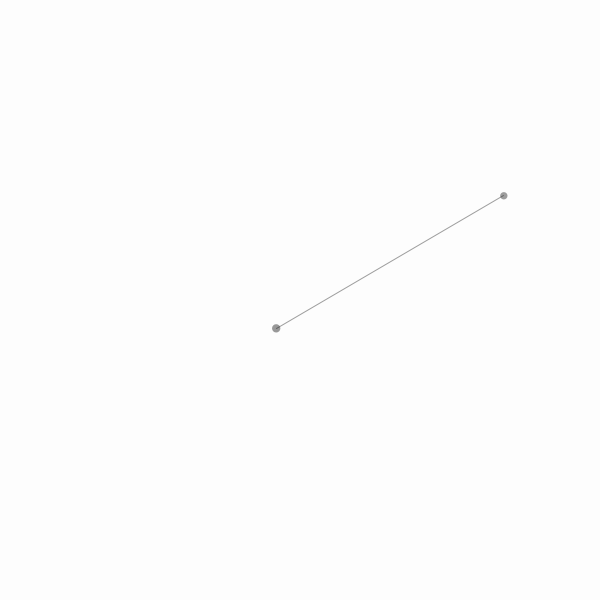
Frame 1 (no input)
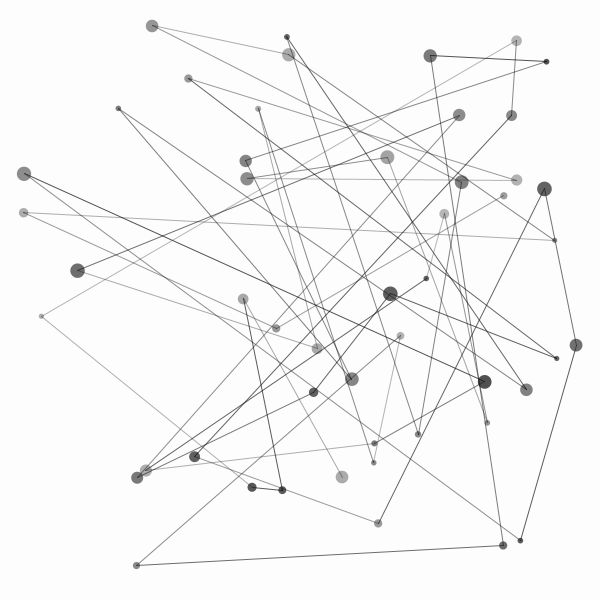
Frame 60 (the mouse pressed at the canvas centre just before this capture)
Frame 120 (the mouse held since frame 60 and released just before this capture): identical to frame 60, image omitted

The Processing sketch that drew these frames (run headless with seeded random() and noise(); from frame 60 on, the mouse is pressed at the canvas centre):

// Processing sketch: nithi_walldrawing118
// ── nithi_walldrawing118.pde
int i; 
float border = 15;  //MARGIN
float x1;
float y1;
float di;

//ADD THE VARIATION OF SHADE
float fiftyShadeOfGrey = random(0,50);
float alph = random(80,200);

void setup() {
 size(600,600);
 background(random(230,255));
 smooth();
 
 //DRAW THE FIRST POINT AT THE FIRST RANDOM POSITION
 di = random(5,15);
 x1 = random(border,width-border);
 y1 = random(border,height-border);
 fill(fiftyShadeOfGrey,fiftyShadeOfGrey,fiftyShadeOfGrey, alph);
 noStroke();
 ellipse(x1,y1,di,di);
 
 
}


void draw() {
  // CREATE OTHER 49 POINTS & CONNECTING LINE
  if ( i < 49 ) {
    // CREATE A NEW RANDOM POSITION
    float x2 = random(border,width-border);
    float y2 = random(border,height-border);
    
    // DRAW THE LINE FROM AN OLD POSITION TO A NEW POSITION
    stroke(fiftyShadeOfGrey,fiftyShadeOfGrey,fiftyShadeOfGrey, alph);
    line (x1,y1,x2,y2); // DRAW
    
    // NOW X1 and Y1 REFER TO THE NEW POSITION
    x1 = x2;
    y1 = y2;

    
    // DRAW THE NEW POINT AT THE NEW POSITION
    di = random(5,15);
    fiftyShadeOfGrey = random(0,50);
    alph = random(80,200);
    fill(fiftyShadeOfGrey,fiftyShadeOfGrey,fiftyShadeOfGrey, alph);
    noStroke();
    ellipse(x1,y1,di,di); // DRAW
    
    // NEXT
    i = i+1;
 }
} 
